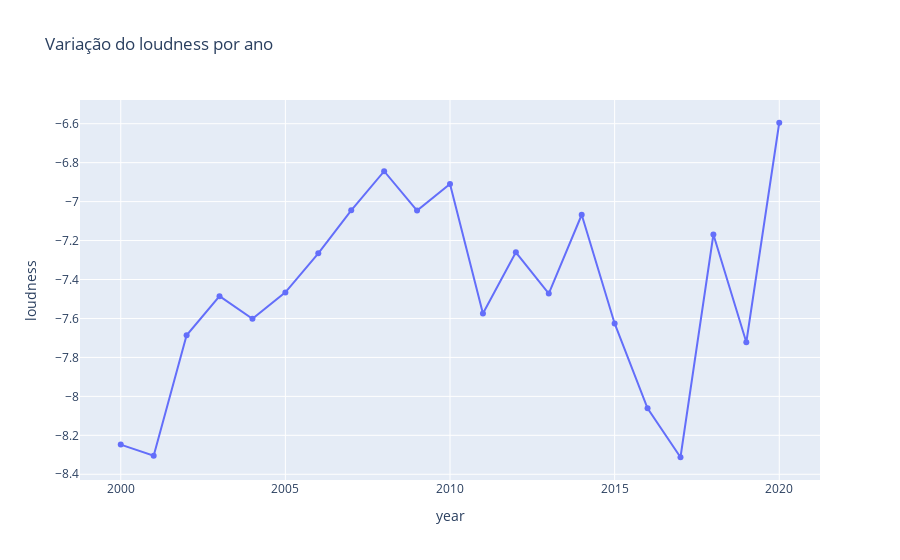

Notebook code cell kept with this figure:
### Code cell
line_chart = px.line(data_by_year, x='year', y='loudness', markers=True, title='Variação do loudness por ano')
line_chart.show()

### Figure 1 — Plotly figure (JSON) as saved in the notebook; plotly's stock layout.template omitted (floating-point values rounded to 4 significant figures)
{"data": [{"hovertemplate": "year=%{x}<br>loudness=%{y}<extra></extra>", "legendgroup": "", "line": {"color": "#636efa", "dash": "solid"}, "marker": {"symbol": "circle"}, "mode": "lines+markers", "name": "", "orientation": "v", "showlegend": false, "type": "scatter", "x": [2000, 2001, 2002, 2003, 2004, 2005, 2006, 2007, 2008, 2009, 2010, 2011, 2012, 2013, 2014, 2015, 2016, 2017, 2018, 2019, 2020], "xaxis": "x", "y": [-8.248, -8.305, -7.687, -7.486, -7.602, -7.466, -7.266, -7.045, -6.844, -7.046, -6.91, -7.575, -7.261, -7.472, -7.067, -7.626, -8.061, -8.313, -7.169, -7.722, -6.595], "yaxis": "y"}], "layout": {"legend": {"tracegroupgap": 0}, "title": {"text": "Variação do loudness por ano"}, "xaxis": {"anchor": "y", "domain": [0, 1], "title": {"text": "year"}}, "yaxis": {"anchor": "x", "domain": [0, 1], "title": {"text": "loudness"}}}}
